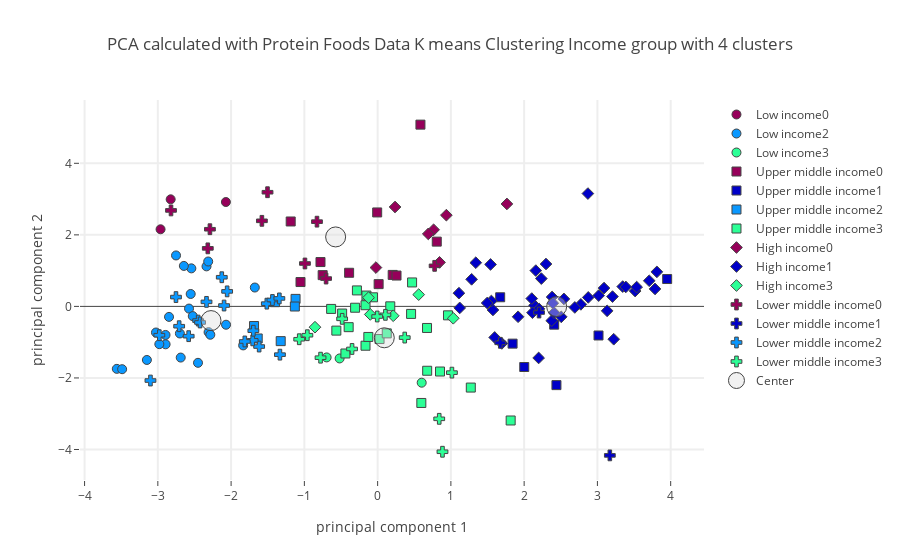

Here is the notebook cell this chart was saved with:
### Code cell
# Plotly on Income level
plot_plotly(protein_group_merged_df,"Income group",income_centers,4,"Protein Foods",'')

### Figure 1 — Plotly figure (JSON) as saved in the notebook; plotly's stock layout.template omitted (floating-point values rounded to 4 significant figures)
{"data": [{"marker": {"color": "rgb(150,0,90)", "line": {"width": 1}, "size": 9, "symbol": 0}, "mode": "markers", "name": "Low income0", "text": ["Bangladesh", "Cambodia", "Myanmar"], "type": "scatter", "uid": "140d8958-250c-4004-8bd1-9d7d655b8673", "x": [-2.963, -2.825, -2.071], "y": [2.156, 2.993, 2.918]}, {"marker": {"color": "rgb(0,0,200)", "line": {"width": 1}, "size": 9, "symbol": 0}, "mode": "markers", "name": "Low income1", "text": [], "type": "scatter", "uid": "89b13098-2d69-44eb-abd1-9dfc95769370", "x": [], "y": []}, {"marker": {"color": "rgb(10,152,255)", "line": {"width": 1}, "size": 9, "symbol": 0}, "mode": "markers", "name": "Low income2", "text": ["Benin", "Burkina Faso", "Central African Republic", "Chad", "Democratic People's Republic of Korea", "Ethiopia", "Gambia", "Guinea", "Guinea-Bissau", "Haiti", "Kenya", "Liberia", "Madagascar", "Malawi", "Mali", "Mozambique", "Nepal", "Niger", "Rwanda", "Sierra Leone", "Togo", "Uganda", "United Republic of Tanzania", "Zimbabwe"], "type": "scatter", "uid": "bbc2f965-5d8a-41f5-95ca-bea141c67d1c", "x": [-2.574, -2.699, -1.835, -2.069, -2.551, -2.688, -1.676, -2.543, -2.336, -2.847, -2.452, -2.313, -2.645, -3.56, -2.307, -2.895, -2.523, -3.15, -3.487, -2.752, -3.025, -2.894, -2.979, -2.284], "y": [-0.06102, -0.7571, -1.09, -0.5123, 0.3475, -1.43, 0.5279, 1.063, 1.119, -0.2932, -1.577, 1.255, 1.132, -1.746, -0.72, -0.7983, -0.2714, -1.497, -1.755, 1.424, -0.7302, -1.059, -1.056, -0.7922]}, {"marker": {"color": "rgb(44,255,150)", "line": {"width": 1}, "size": 9, "symbol": 0}, "mode": "markers", "name": "Low income3", "text": ["Afghanistan", "Kyrgyzstan", "Tajikistan"], "type": "scatter", "uid": "3a915471-eaef-4918-8911-e19ba17344e1", "x": [-0.5187, 0.6016, -0.6961], "y": [-1.455, -2.133, -1.426]}, {"marker": {"color": "rgb(150,0,90)", "line": {"width": 1}, "size": 9, "symbol": 1}, "mode": "markers", "name": "Upper middle income0", "text": ["China, mainland", "Dominican Republic", "Ecuador", "Gabon", "Grenada", "Malaysia", "Maldives", "Panama", "Saint Vincent and the Grenadines", "Suriname", "Thailand"], "type": "scatter", "uid": "11985f0a-7219-4759-bcb7-5ead50709842", "x": [0.8072, -1.052, 0.01381, -0.7501, 0.2056, -0.006129, 0.5844, -0.3891, 0.258, -0.7798, -1.186], "y": [1.811, 0.6811, 0.6222, 0.8739, 0.8799, 2.627, 5.082, 0.9398, 0.8627, 1.24, 2.374]}, {"marker": {"color": "rgb(0,0,200)", "line": {"width": 1}, "size": 9, "symbol": 1}, "mode": "markers", "name": "Upper middle income1", "text": ["Albania", "Argentina", "Belarus", "Hungary", "Kazakhstan", "Montenegro", "Romania"], "type": "scatter", "uid": "0b1f1ace-7d60-4a15-a6ff-83bd1f55691e", "x": [2.441, 3.015, 3.952, 1.673, 2.001, 2.41, 1.842], "y": [-2.2, -0.8129, 0.7652, 0.2556, -1.694, -0.5105, -1.041]}, {"marker": {"color": "rgb(10,152,255)", "line": {"width": 1}, "size": 9, "symbol": 1}, "mode": "markers", "name": "Upper middle income2", "text": ["Angola", "Belize", "Botswana", "Cuba", "Namibia", "Peru"], "type": "scatter", "uid": "4c949399-3df5-4cc7-9fe6-46a7f786c6d5", "x": [-1.687, -1.12, -1.323, -1.402, -1.637, -1.13], "y": [-0.5484, 0.2099, -0.9707, 0.118, -0.8966, -0.003202]}, {"marker": {"color": "rgb(44,255,150)", "line": {"width": 1}, "size": 9, "symbol": 1}, "mode": "markers", "name": "Upper middle income3", "text": ["Algeria", "Azerbaijan", "Bosnia and Herzegovina", "Brazil", "Bulgaria", "Colombia", "Costa Rica", "Dominica", "Fiji", "Iran (Islamic Republic of)", "Iraq", "Jamaica", "Jordan", "Lebanon", "Mauritius", "Mexico", "Saint Lucia", "Serbia", "South Africa", "North Macedonia", "Tunisia", "Turkey", "Turkmenistan", "Venezuela (Bolivarian Republic of)"], "type": "scatter", "uid": "cf335c94-279d-4d79-95aa-892ce73d82d6", "x": [0.5966, 1.272, -0.4398, 0.4567, 0.9604, -0.3074, -0.1526, 0.1727, -0.6347, -0.1651, -0.4844, -0.2827, 0.0263, -0.1268, -0.06329, -0.3953, 0.4704, 0.6741, -0.5635, 0.1249, 0.6763, 0.8515, 1.816, -0.165], "y": [-2.699, -2.269, -1.316, -0.2102, -0.2496, -0.03675, 0.3033, 0.002044, -0.07026, -1.099, -0.1994, 0.4469, -0.9124, -0.8537, 0.2543, -0.5807, 0.6694, -0.6027, -0.6771, -0.7541, -1.799, -1.821, -3.189, 0.03305]}, {"marker": {"color": "rgb(150,0,90)", "line": {"width": 1}, "size": 9, "symbol": 2}, "mode": "markers", "name": "High income0", "text": ["Antigua and Barbuda", "Brunei Darussalam", "China, Macao SAR", "China, Taiwan Province of", "Japan", "Republic of Korea", "Saint Kitts and Nevis"], "type": "scatter", "uid": "a5ac966e-b155-431e-992b-e07c5e0a2099", "x": [0.8453, 0.7641, 1.765, 0.6916, 0.9381, 0.2378, -0.02307], "y": [1.231, 2.142, 2.865, 2.027, 2.551, 2.779, 1.085]}, {"marker": {"color": "rgb(0,0,200)", "line": {"width": 1}, "size": 9, "symbol": 2}, "mode": "markers", "name": "High income1", "text": ["Australia", "Austria", "Bahamas", "Belgium", "Bermuda", "Canada", "Chile", "China, Hong Kong SAR", "Croatia", "Cyprus", "Czechia", "Denmark", "Estonia", "Finland", "France", "French Polynesia", "Germany", "Greece", "Iceland", "Ireland", "Israel", "Italy", "Latvia", "Lithuania", "Luxembourg", "Malta", "Netherlands", "New Caledonia", "New Zealand", "Norway", "Poland", "Portugal", "Russian Federation", "Slovakia", "Slovenia", "Spain", "Sweden", "Switzerland", "United Kingdom", "United States of America", "Uruguay"], "type": "scatter", "uid": "109d1005-f3e2-4d1e-b305-00ba7b99ec62", "x": [2.506, 3.345, 1.34, 2.141, 2.234, 1.574, 1.12, 2.87, 1.553, 1.11, 2.381, 3.387, 3.223, 3.786, 2.774, 1.541, 3.09, 2.198, 3.017, 2.377, 2.409, 2.392, 3.133, 3.812, 3.206, 2.104, 3.515, 1.283, 1.598, 2.543, 3.707, 2.159, 2.692, 1.495, 1.917, 2.298, 3.536, 2.203, 2.114, 2.875, 1.695], "y": [-0.2917, 0.554, 1.221, 0.027, 0.7769, -0.1001, -0.04205, 3.155, 0.1516, 0.3705, 0.2632, 0.5441, -0.9178, 0.4882, 0.05658, 1.173, 0.5125, -1.441, 0.3014, -0.3982, -0.1767, 0.09001, -0.1242, 0.9653, 0.2745, 0.2191, 0.4291, 0.7575, -0.8674, 0.2094, 0.7168, 1.001, -0.02923, 0.09486, -0.2896, 1.185, 0.5399, -0.0672, -0.1765, 0.2513, -1.035]}, {"marker": {"color": "rgb(10,152,255)", "line": {"width": 1}, "size": 9, "symbol": 2}, "mode": "markers", "name": "High income2", "text": [], "type": "scatter", "uid": "d888af1c-702b-446a-b0fc-e444f5c99415", "x": [], "y": []}, {"marker": {"color": "rgb(44,255,150)", "line": {"width": 1}, "size": 9, "symbol": 2}, "mode": "markers", "name": "High income3", "text": ["Barbados", "Kuwait", "Oman", "Saudi Arabia", "Trinidad and Tobago", "United Arab Emirates"], "type": "scatter", "uid": "f368e751-74ab-4558-920e-eaf36a29c852", "x": [0.5605, 1.033, 0.2132, -0.1002, -0.1237, -0.8549], "y": [0.3292, -0.3314, -0.2613, -0.2242, 0.245, -0.5811]}, {"marker": {"color": "rgb(150,0,90)", "line": {"width": 1}, "size": 9, "symbol": 3}, "mode": "markers", "name": "Lower middle income0", "text": ["Guyana", "Indonesia", "Kiribati", "Lao People's Democratic Republic", "Philippines", "Samoa", "Sri Lanka", "Vanuatu", "Viet Nam"], "type": "scatter", "uid": "0a3bee62-ab5a-419a-a9ec-6aa6a9537b0b", "x": [-0.992, -2.289, -0.8278, -2.82, -1.58, 0.778, -2.318, -0.7034, -1.503], "y": [1.2, 2.157, 2.369, 2.683, 2.392, 1.134, 1.623, 0.7783, 3.192]}, {"marker": {"color": "rgb(0,0,200)", "line": {"width": 1}, "size": 9, "symbol": 3}, "mode": "markers", "name": "Lower middle income1", "text": ["Armenia", "Sudan", "Ukraine"], "type": "scatter", "uid": "e12cf5cf-7a92-49d7-9e6a-b712ac742ae2", "x": [1.674, 3.17, 2.203], "y": [-1.018, -4.165, -0.1715]}, {"marker": {"color": "rgb(10,152,255)", "line": {"width": 1}, "size": 9, "symbol": 3}, "mode": "markers", "name": "Lower middle income2", "text": ["Cabo Verde", "Cameroon", "Congo (note no data in Food suppley tables for DRC)", "CÃƒÂ´te d'Ivoire", "Djibouti", "El Salvador", "Ghana", "Guatemala", "Honduras", "India", "Lesotho", "Nicaragua", "Nigeria", "Sao Tome and Principe", "Senegal", "Solomon Islands", "Eswatini", "Timor-Leste", "Zambia"], "type": "scatter", "uid": "ccd95cc7-ab6f-4844-8ce0-6e613b762579", "x": [-1.512, -2.979, -1.436, -2.336, -1.333, -1.617, -2.45, -1.706, -1.696, -2.096, -3.101, -2.709, -2.424, -1.341, -2.127, -2.054, -1.813, -2.752, -2.579], "y": [0.0766, -0.8051, 0.1791, 0.1268, -1.349, -1.122, -0.3964, -0.949, -0.6803, 0.02439, -2.072, -0.5538, -0.4495, 0.2232, 0.8148, 0.4198, -0.9804, 0.2607, -0.8321]}, {"marker": {"color": "rgb(44,255,150)", "line": {"width": 1}, "size": 9, "symbol": 3}, "mode": "markers", "name": "Lower middle income3", "text": ["Bolivia (Plurinational State of)", "Egypt", "Georgia", "Mauritania", "Mongolia", "Morocco", "Pakistan", "Paraguay", "Republic of Moldova", "Uzbekistan", "Yemen"], "type": "scatter", "uid": "6ffacef0-f0bf-46e8-b37d-e0800c96034b", "x": [-0.4843, -0.9592, 0.3701, -0.779, 0.8852, 0.8407, -0.3491, 0.1062, -0.005578, 1.014, -1.07], "y": [-0.3477, -0.8056, -0.8717, -1.433, -4.063, -3.143, -1.19, -0.2359, -0.2823, -1.852, -0.9182]}, {"marker": {"color": "rgba(220, 220, 220, .4)", "line": {"width": 1}, "size": 20}, "mode": "markers", "name": "Center", "type": "scatter", "uid": "9ee69d90-8e90-46a4-9b25-abf9eb4f1dfd", "x": [-0.573, 2.444, -2.274, 0.09091], "y": [1.942, -0.004319, -0.3966, -0.8775]}], "layout": {"hovermode": "closest", "showlegend": true, "title": {"text": "PCA calculated with Protein Foods Data K means Clustering Income group with 4 clusters"}, "xaxis": {"gridwidth": 2, "ticklen": 5, "title": {"text": "principal component 1"}, "zeroline": false}, "yaxis": {"gridwidth": 2, "ticklen": 5, "title": {"text": "principal component 2"}}}}
